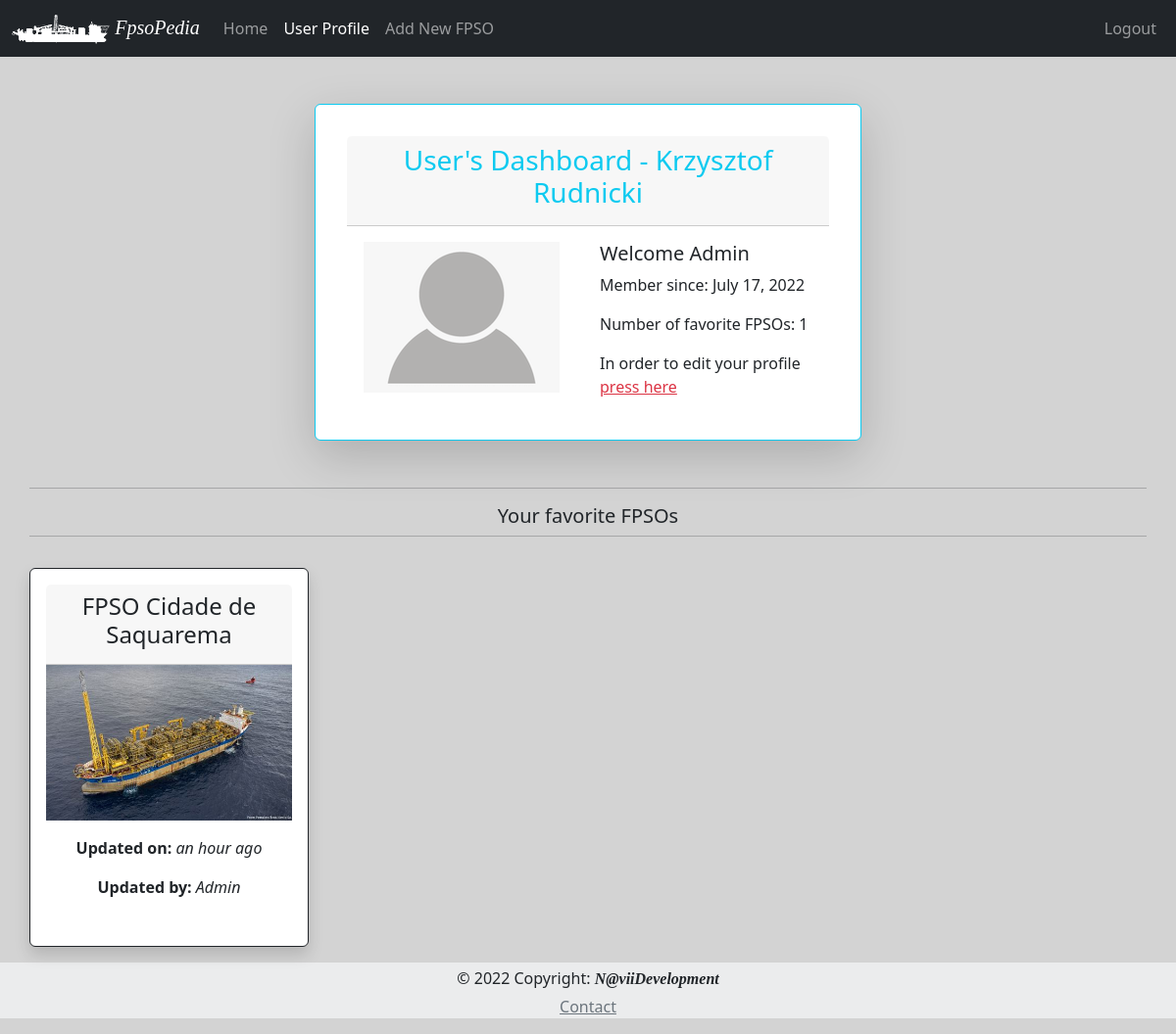
Screenshot of /user_dashboard/Admin (signed in) with the database file from the repository.
### App/models.py (models this page shows, shortened)
class User (db.Model, UserMixin):
    id = db.Column(db.Integer, primary_key=True)
    user_name = db.Column(db.String, index=True)
    user_surname = db.Column(db.String, index=True)
    username = db.Column(db.String, index=True, unique=True)
    user_email = db.Column(db.String, index=True, unique=True)
    user_blog = db.Column(db.String, index=True)
    user_password_hash = db.Column(db.String(128))
    user_since = db.Column(db.DateTime, default=datetime.utcnow)
    user_last_seen= db.Column(db.DateTime, default=datetime.utcnow)
    favorite = db.relationship('Fpso', secondary=favorite, backref='followers', lazy='dynamic')
    def favorite_fpso(self):
        favorite_fpsos = Fpso.query.join(favorite, (favorite.c.fpso_id==Fpso.id)).filter(favorite.c.user_id==self.id).order_by(Fpso.fpso_name)
        return favorite_fpsos

class Fpso(db.Model):
    id = db.Column(db.Integer, primary_key=True)
    fpso_owner = db.Column(db.String, index=True, default="None")
    timestamp = db.Column(db.DateTime, default=datetime.utcnow)
    fpso_name = db.Column(db.String, unique=True, index=True)
    fpso_basin = db.Column(db.String, default="None", nullable = True)
    fpso_img_name = db.Column(db.String, default="default_fpso_card")
    fpso_remarks = db.Column(db.String, default="None")
    fpso_psn_lat_deg = db.Column(db.String, nullable = True)
    fpso_psn_lat_min = db.Column(db.String, nullable = True)
    fpso_psn_lat_sec = db.Column(db.String, nullable = True)
    fpso_psn_lat_NS = db.Column(db.String, default="S", nullable = True)
    fpso_psn_long_deg = db.Column(db.String, nullable = True)
    fpso_psn_long_min = db.Column(db.String, nullable = True)
    fpso_psn_long_sec = db.Column(db.String, nullable = True)
    fpso_psn_long_WE = db.Column(db.String, default="W", nullable = True)
    fpso_hdg = db.Column(db.String, nullable = True)
    fpso_disch_rate = db.Column(db.String, nullable = True)
    fpso_vhf = db.Column(db.String, default="None", nullable = True)
    fpso_email_1 = db.Column(db.String, default="fpso@example.com", nullable = True)
    fpso_email_2 = db.Column(db.String, default="fpso@example.com", nullable = True)
    fpso_email_3 = db.Column(db.String, default="fpso@example.com", nullable = True)
    fpso_email_4 = db.Column(db.String, default="fpso@example.com", nullable = True)
    fpso_email_5 = db.Column(db.String, default="fpso@example.com", nullable = True)
    cargo_name = db.Column(db.String, nullable = True)
    cargo_API = db.Column(db.String, nullable = True)
    cargo_dens = db.Column(db.String, nullable = True)
    cargo_temp = db.Column(db.String, nullable = True)
    cargo_bsw = db.Column(db.String, nullable = True)
    cargo_line_displ_fwd = db.Column(db.String, nullable = True)
    cargo_Hose_Flush_fwd = db.Column(db.String, nullable = True)
    cargo_line_displ_aft = db.Column(db.String, nullable = True)
    cargo_Hose_Flush_aft = db.Column(db.String, nullable = True)
    cargo_info = db.Column(db.String, nullable = True)
    darps_ID_fwd = db.Column(db.String, nullable = True)
    darps_1_tdma_fwd = db.Column(db.String, nullable = True)
    darps_2_tdma_fwd = db.Column(db.String, nullable = True)
    darps_info_fwd = db.Column(db.String, nullable = True)
    darps_1_ts_fwd = db.Column(db.String, nullable = True)
    darps_2_ts_fwd= db.Column(db.String, nullable = True)
    darps_ID_aft = db.Column(db.String, nullable = True)
    darps_1_tdma_aft = db.Column(db.String, nullable = True)
    darps_2_tdma_aft = db.Column(db.String, nullable = True)
    darps_info_aft = db.Column(db.String, nullable = True)
    darps_1_ts_aft = db.Column(db.String, nullable = True)
    darps_2_ts_aft= db.Column(db.String, nullable = True)
    artemis_address_code_fwd = db.Column(db.String, nullable = True)
    artemis_freq_pair_fwd = db.Column(db.String, nullable = True)
    artemis_info_fwd = db.Column(db.String, nullable = True)
    fanbeam_info_fwd = db.Column(db.String, nullable = True)
    radius_info_fwd = db.Column(db.String, nullable = True)
    artemis_address_code_aft = db.Column(db.String, nullable = True)
    artemis_freq_pair_aft = db.Column(db.String, nullable = True)
    artemis_info_aft = db.Column(db.String, nullable = True)
    fanbeam_info_aft = db.Column(db.String, nullable = True)
    radius_info_aft = db.Column(db.String, nullable = True)

### App/routes.py (the view)
@app.route('/user_dashboard/<username>')
@login_required
def dashboard(username):
    admin = os.environ.get("ADMIN")
    user = User.query.filter_by(username = username).first_or_404()
    followed_fpso = user.favorite_fpso()
    return render_template('dashboard.html', title='User Dashboard', user=user, fpsos=followed_fpso, admin=admin)

### App/models.py (called while the page is built)
@login.user_loader
def load_user(id):
    return User.query.get(int(id))

### App/templates/dashboard.html (shortened to what this page needs)
{% extends "base.html" %}
{% set active_page = 'dashboard' %}
{%  block content %}
<div class="container card border-info mb-3 col-10 col-md-6 shadow-lg p-3 mb-5 bg-body rounded">
  <div class="card-body">
      <div class="mb-3 card-header text-center text-info">
        <h3 >User's Dashboard - {{ user.user_name }} {{ user.user_surname }} </h3>
      </div>
      <div class="row">
        <div class="card-text col-12 col-lg-6 mb-3">
          <img src="{{ url_for('static', filename='img/default-profile.png') }}" alt="">
        </div>
        <div class="col-12 col-lg-6">
          <h5 class="card-title text-start">Welcome {{ user.username }}</h5>
          <p class="card-text text-start">Member since: {{ moment(user.user_since).format('LL') }}</p>
          <p class="card-text text-start">Number of favorite FPSOs: {{ user.favorite.count() }}</p>
          <p class="card-text text-start">In order to edit your profile <a href="{{ url_for('edit_user', username=user.username) }}" class="card-link link-danger">press here</a> </p>
        </div>
      </div>
  </div>
</div>
<div class="row mb-3">
  <hr>
  <h5 class="text-center">Your favorite FPSOs</h5>
  <hr>
</div>
<div class="row">
        {% if fpsos %}
            {% for fpso in fpsos %}
             {% include '_fpso.html' %}
            {% endfor %}
        {% else %}
            <p class="text-center text-muted">You do not have favorite FPSOs!!!</p>
        {% endif %}
    </div>
{% endblock %}

### App/templates/_fpso.html (shortened to what this page needs)
{% set logo = fpso.fpso_img_name %}
<div class="card border-dark mb-3 col-12 col-lg-3 shadow p-3 bg-body rounded">
  <div class="card-header ">
    <h4>{{ fpso.fpso_name }}</h4>
  </div>
    <div class="row">
      <img src="{{ url_for('static', filename='img/{}.jpg'.format(logo)) }}" class="rounded float-start" alt="FPSO Image">
      <div class="col">
        <div class="card-body text-dark">
        <p class="card-text"><b>Updated on:</b> <em>{{ moment(fpso.timestamp).fromNow(refresh=True) }}</em></p>
        <p class="card-text"><b>Updated by:</b>  <em>{{ fpso.fpso_owner }}</em></p>
      </div>
    </div>
  </div>
</div>

### App/static/css/style.css (style rules this page uses)
body { background-color: lightgray; }

### rows the page displays
User: user_name "Krzysztof", user_surname "Rudnicki", username "Admin", user_since "July 17, 2022"
Fpso: fpso_name "FPSO Cidade de Saquarema", fpso_img_name (picture), timestamp "an hour ago", fpso_owner "Admin"

### other values shown
{{ user.favorite.count() }} "1"
